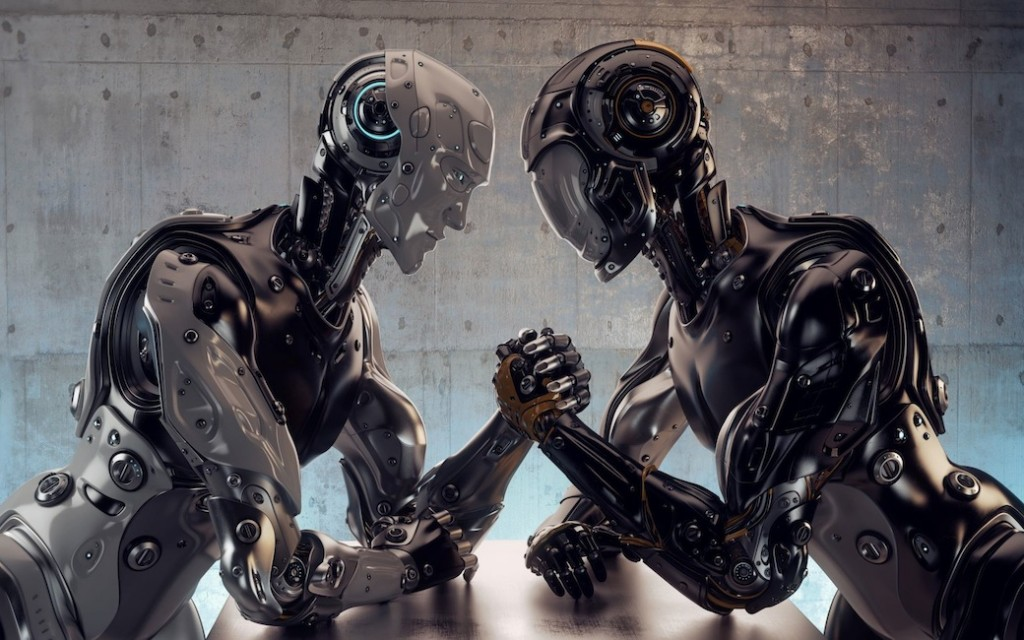
#> input picture opencv-python/robots.jpg, 1024 x 640 px
$ python tut15_canny_edges.py
#> lines starting #> are read from the running program, lines starting #| are printed output that depends on the picture; after the words box and inside, x2 and y2 are one past the last pixel; in counts of white or black regions, pixels touching at a corner belong together
# python3 script using openCV
# http://docs.opencv.org/3.0-beta/doc/py_tutorials/py_imgproc/py_canny/py_canny.html
# canny edge detection

import cv2
import numpy as np
from matplotlib import pyplot as plot

img = cv2.imread('robots.jpg',0)
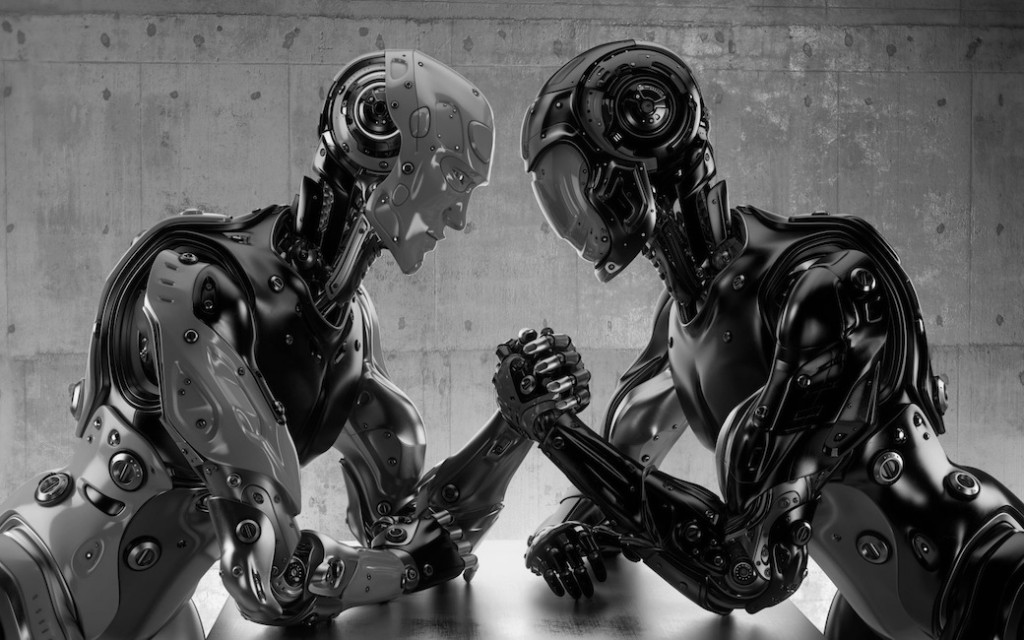
#> img: shape (640, 1024); min 0, max 255, mean 87.4

edges = cv2.Canny(img, 100,200)
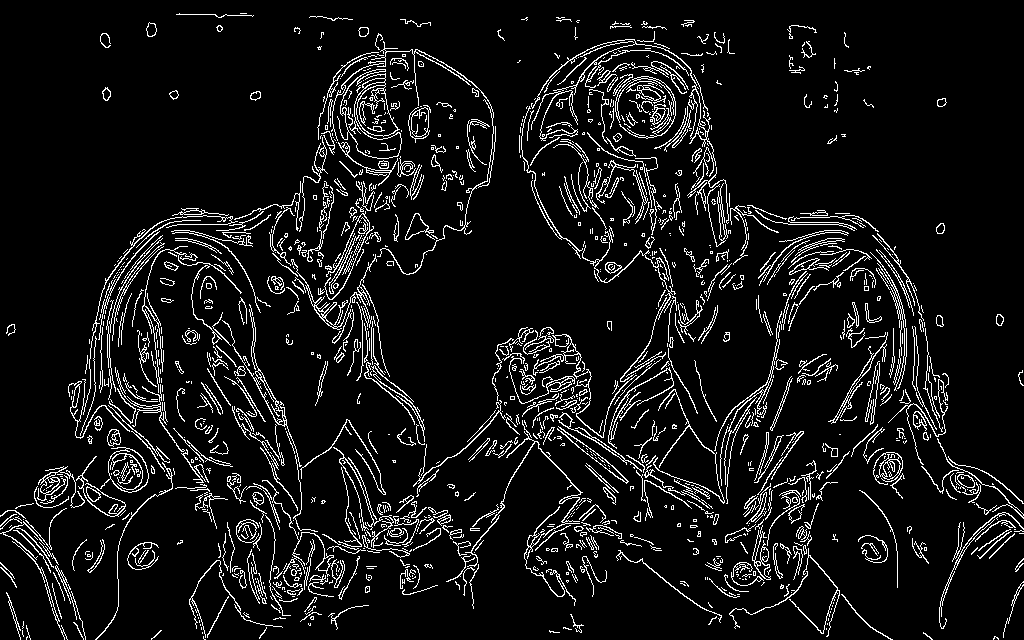
#> edges: shape (640, 1024); 8% white in thin lines or dots
# 		params(image, minEdgeGrad, maxEdgeGrad)

plot.subplot(1,2,1), plot.imshow(img, cmap = 'gray')
plot.title('original')
plot.subplot(1,2,2), plot.imshow(edges, cmap = 'gray')
plot.title('canny edges')

plot.show()
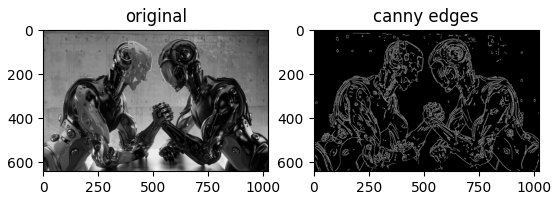
#> figure drawn by matplotlib, 2 panels

$ run again, with opencv-python/blocks.jpg copied over opencv-python/robots.jpg
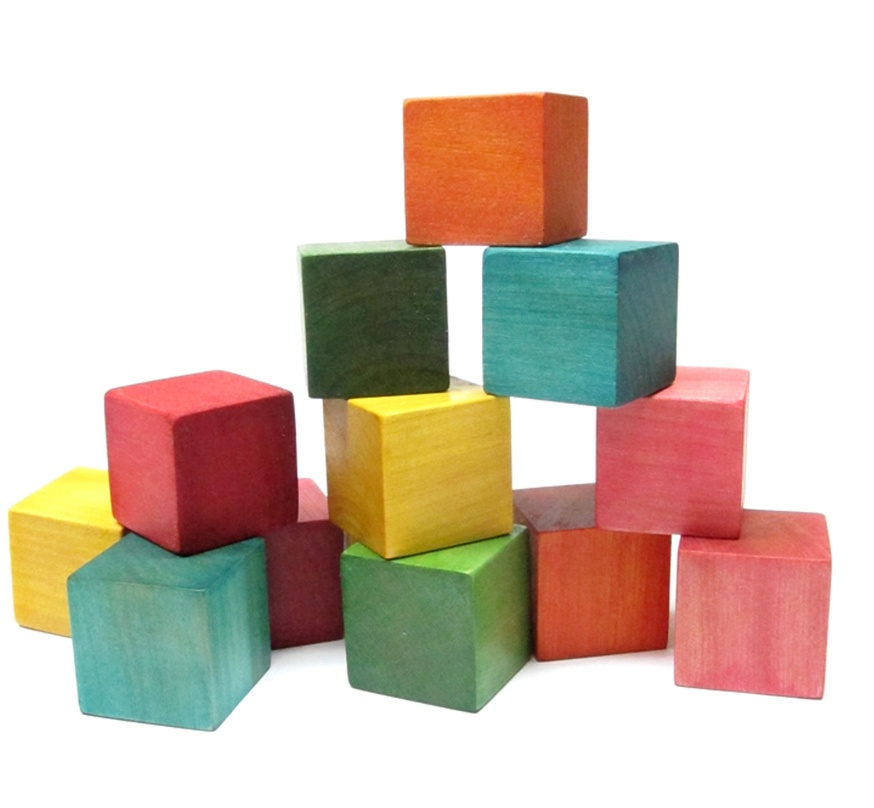
#> input picture opencv-python/blocks.jpg, 874 x 808 px, shrunk from 1500 x 1387 before the run
#> `edges = cv2.Canny(img, 100,200)`:
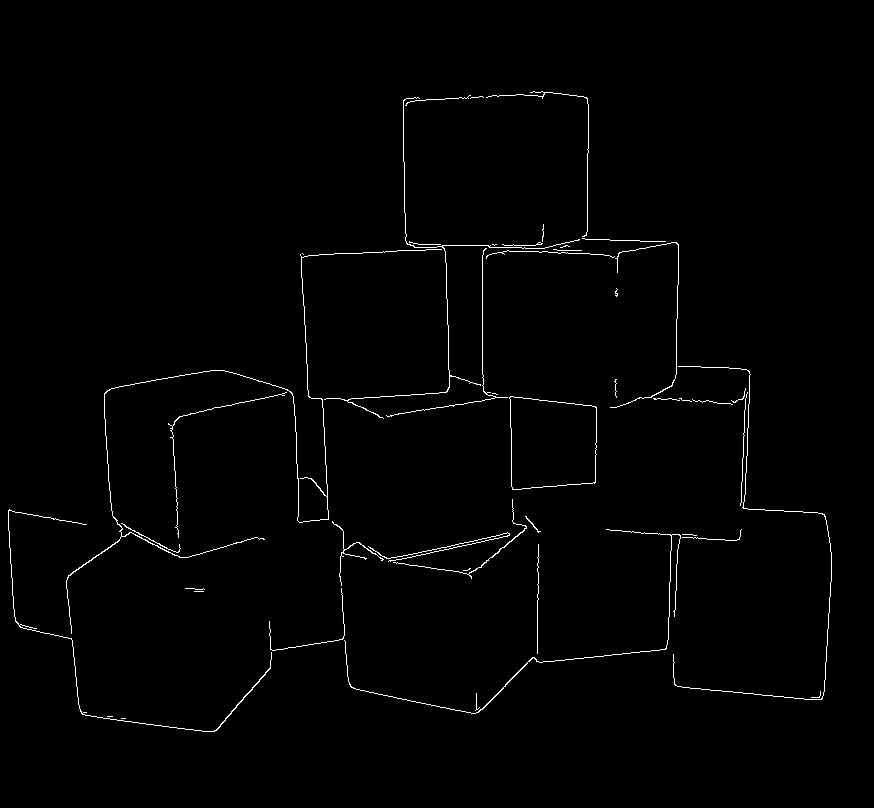
#> edges: shape (808, 874); 1% white in thin lines or dots, all inside (x1, y1, x2, y2) = (8, 91, 832, 732)
#> `plot.show()`:
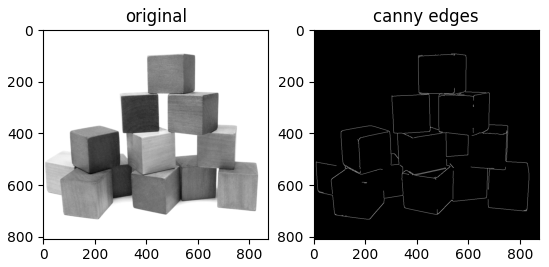
#> figure drawn by matplotlib, 2 panels
